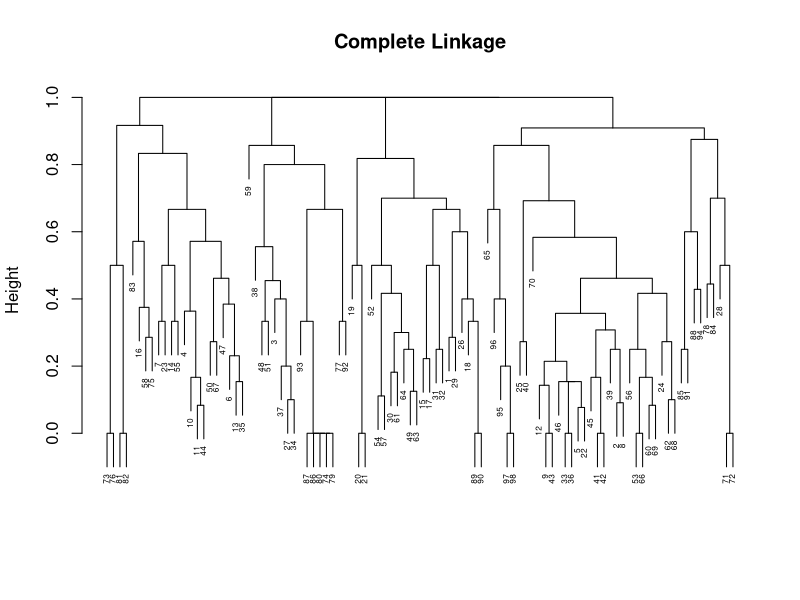
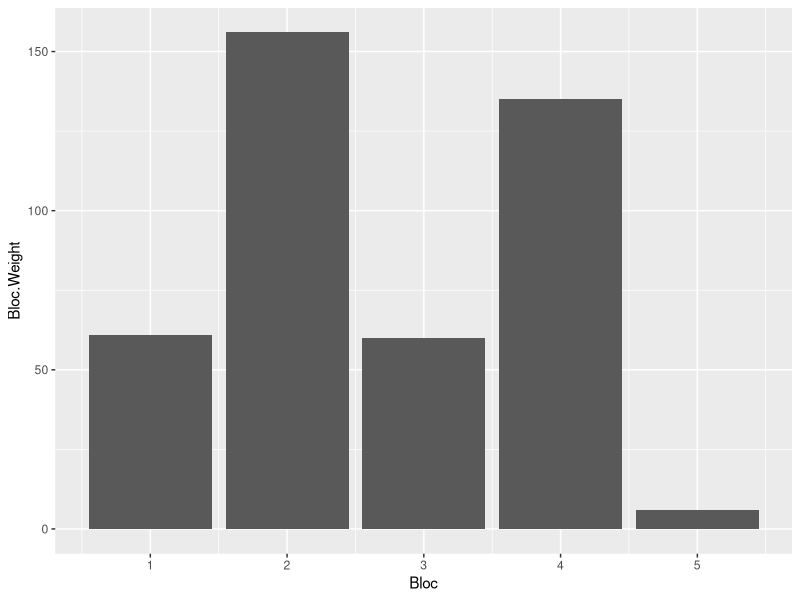

R code for these plots, in order: (Note: this script raises an error after producing the figures.)
## ---- chunk 1
library(tidyverse)
library(combinat)
## ---- chunk 2
# get voting data for all proposals in POH history
# write to CSV
# analyze CSV:
#   - for each voter, see voting record (voter ID - proposal - vote - VP)
#   - find voters who "consistently" (set a percentage threshold) vote the same way 
#   - sort into voting blocks & get their (most recent?) total voting power
## ---- chunk 3
votes <- read.csv("votes.csv", colClasses = c("Voter.ID" = "character")) # Voter.ID will be read as a hex number
                                                                         #  if type is unspecified
## ---- chunk 4
# count number of votes cast per voter
vote_counts <- votes %>%
  group_by(Voter.ID) %>%
  mutate(N.Votes = n())

# we have 1811 individual voters
length(unique(vote_counts$Voter.ID))

# and 104 voters who cast at least 10 votes
vote_counts %>%
  filter(N.Votes >= 10) %>%
  select(Voter.ID) %>%
  unique() %>%
  nrow()

# lets focus on these repeat voters
v1 <- vote_counts %>%
  filter(N.Votes >= 10) 

# we'll also restrict our attention to proposals not made before 0x824953e27fca1b0dbc0242b82750afbd2efb6b60621a6383674653bc826ef9c8
start_time <- v1 %>%
  filter(Proposal.ID == "0x824953e27fca1b0dbc0242b82750afbd2efb6b60621a6383674653bc826ef9c8") %>%
  arrange(Time.Created) %>%
  head(1)
 
start_time <- start_time$Time.Created
v1 <- v1 %>%
  filter(Time.Created >= start_time)

# this leaves us with 74 voters and 7 proposals.
## ---- chunk 5
# make a table with rows=voters and cols=proposals, with cell values=how they voted.
proposals <- unique(v1$Proposal.ID)
voters <- unique(v1$Voter.ID)
vot_tab <- data.frame(matrix(nrow = length(voters), ncol= length(proposals)))
colnames(vot_tab) <- proposals
rownames(vot_tab) <- voters

for(i in 1:nrow(vot_tab)) {
  for(j in 1:ncol(vot_tab)) {
    row <- filter(v1, Voter.ID == voters[i], Proposal.ID == proposals[j])
    if(nrow(row) != 0) {
      vot_tab[i,j] <- row$Choice
    }
  }
}

# make the cols a little nicer
tab <- vot_tab
colnames(tab) <- 1:length(proposals)
rownames(tab) <- 1:length(voters)

# how many missing values do we have?
na_counts <- rowSums(is.na(tab))
table(na_counts)
# 4 voters voted on every proposal, 16 missed <2, 24 missed <3, 38 missed 3 or less, 55 missed 4 or less. Where should we draw the line? Maybe try imputing values and see what happens?

# Note: For N two-option, single-choice proposals, you end up with at most 2^N parties (assuming you're imputing missing values, or there are none). If you can always compute S-S index for up to 16 parties, then you can always compute S-S index for voting 4 proposals. 


# Clustering technique for two-option votes:
#   - start with ppl who voted on all proposals. Each voting record gets a cluster/"bin" (2^N total bins)
#   - ppl who voted on 1 less than all proposals might be added to 2 bins. Choose one randomly

# Way of computing distance: 
## ---- chunk 6
# Cluster the voters into voting "blocs"
# tab <- apply(tab, 2, as.numeric)
tab[is.na(tab)] <- 0

hc <- hclust(dist(tab, method = "binary"), method = "complete")

plot(hc, main = "Complete Linkage", xlab = "", sub = "",
     cex = 0.5)

hc_clusters <- cutree(hc, 5)

v2 <- v1 %>%
  add_column(Bloc = NA)

for(i in 1:length(voters)) {
  id <- voters[i]
  rows <- which(v2$Voter.ID == id)
  v2$Bloc[rows] <- hc_clusters[i]
}

# count each Bloc's voting weight, using each voter's max weight
v2 <- v2 %>%
  group_by(Voter.ID) %>%
  mutate(Max.Weight = max(Weight))

bloc_dist <- v2 %>%
  group_by(Bloc, Voter.ID, Max.Weight) %>%
  nest() %>%
  group_by(Bloc) %>%
  summarize(Bloc.Weight = sum(Max.Weight))

bloc_dist %>% ggplot(aes(x = Bloc, y = Bloc.Weight)) +
  geom_col()

ssi(bloc_dist$Bloc.Weight, 0.5)
## ---- chunk 7


# return a df identical to "record" except adding a numeric col signifying party
getParties <- function(record) {
  
}

# what is the voter overlap between all proposals with these 28 voters?
# make a matrix w proposals on rows & cols where the cells contain the number of voters the proposals have in common
# what I would like is a 

# alternative strategy to all this would just be to choose the 10 most active voters & shapley-shubik 'em...


v1 %>% 
  ungroup() %>%
  select(-N.Votes) %>%
  group_by(Proposal.ID) %>%
  count() %>% 
  arrange(desc(n))

v2 <- v1 %>%
  filter(!Proposal.ID %in% props$Proposal.ID)


# now try to find the 20 voters who all voted on the same proposals?
## ---- chunk 8
dist <- c(5,5,5,5,5)
## ---- chunk 9
# compute the gini coefficient of a given distribution
gini <- function(dist) {
  
  # area between Lorenz curve and line of equality
  num <- 0
  for(x in dist) {
    for(y in dist) {
      num <- num + abs(x - y)
    }
  }
  
  # area below line of equality
  denom <- 2*(length(dist))^2*mean(dist)
  
  num/denom
}
## ---- chunk 10
# compute Shapley-Shubik indices for a given distribution 
# params:
#   - dist: a distribution of voting power per voter
#   - thresh: the percentage of votes required to win, e.g. 0.5
ssi <- function(dist, thresh) {
  thresh_num <- ceiling(sum(dist)*thresh) # the number of votes required to win
  index_perm <- permn(1:length(dist)) # all possible voting orders
  ssis <- numeric(length(dist)) # a vector to store the S-S index for each voter
  
  # find the swing for each voting order
  for(order in index_perm) {
    tot_votes <- 0
    i <- 1

    while(tot_votes < thresh_num && i <= length(order)) { # identify the swing or determine that there is none
      tot_votes <- tot_votes + dist[order[i]]
      i <- i + 1
    }
    
    if(tot_votes >= thresh_num) { # increment the S-S index for the correct voter if the measure passed
      ssis[order[i - 1]] <- ssis[order[i - 1]] + 1
    }
  }
  
  ssis
}
## ---- chunk 11
# calculate the S-S indices as a probability dist; proportions rather than sums
ssi_prop <- function(dist, thresh) {
  ssis <- ssi(dist,thresh)
  ssis/sum(ssis)
}
## ---- chunk 12
dist <- c(1,1,10)
gini(ssi_prop(dist,0.5))
## ---- chunk 13
# for each voter, establish "voting record"--will be a vector of choice numbers
df <- tibble(x = c(1, 1, 1, 2, 2, 3), y = 1:6, z = 6:1)
df_nested <- df %>% nest(data = c(y, z))

test <- head(votes, 500)

# nest the voting record
vote_records <- votes %>%
  group_by(Voter.ID) %>%
  mutate(nvotes = n()) %>%
  nest()

frequent_voters <- votes %>%
  group_by(Voter.ID) %>%
  mutate(nvotes = n()) %>%
  filter(nvotes >= 5) %>%
  nest() %>%
  rename(Record = data)

fv_1 <- votes %>%
  group_by(Voter.ID) %>%
  mutate(nvotes = n())

fv_2 <- votes %>%
  group_by(Voter.ID) %>%
  mutate(nvotes = n()) %>%
  nest(Record = -c(Voter.ID,nvotes))

fv_1 <- frequent_voters %>%
  mutate(N.Votes = Record[[1]]$nvotes[[1]])

# vote_records_1 <- vote_records %>% mutate(filtered = ifelse(data$nvotes > 5, TRUE, FALSE))
#                                             map(data, ~ filter(., nvotes > 5)))


# vote_records_1 <- test %>%
#   group_by(Voter.ID) %>%
#   nest() %>%
#   rename(Record = data)
# length(vote_records$Record[[3]])
# vote_records %>% filter(nrow(Record) == 1)
# vote_records %>% map(~ filter(nrow(.) > 1))
# vote_records %>% map( ~ .)
# map(vote_records$Record, ~ ifelse(nrow(.) > 1, print("yes"), ))
# vote_records %>% mutate(filtered = map(Record, ~ filter(., nrow(.) > 1)))
# vote_records %>% mutate(multi = ifelse(nrow(Record), TRUE, FALSE))

# map iterates through every column

# compare similarity between voters. Clustering analysis or just percentage of shared votes threshold?
